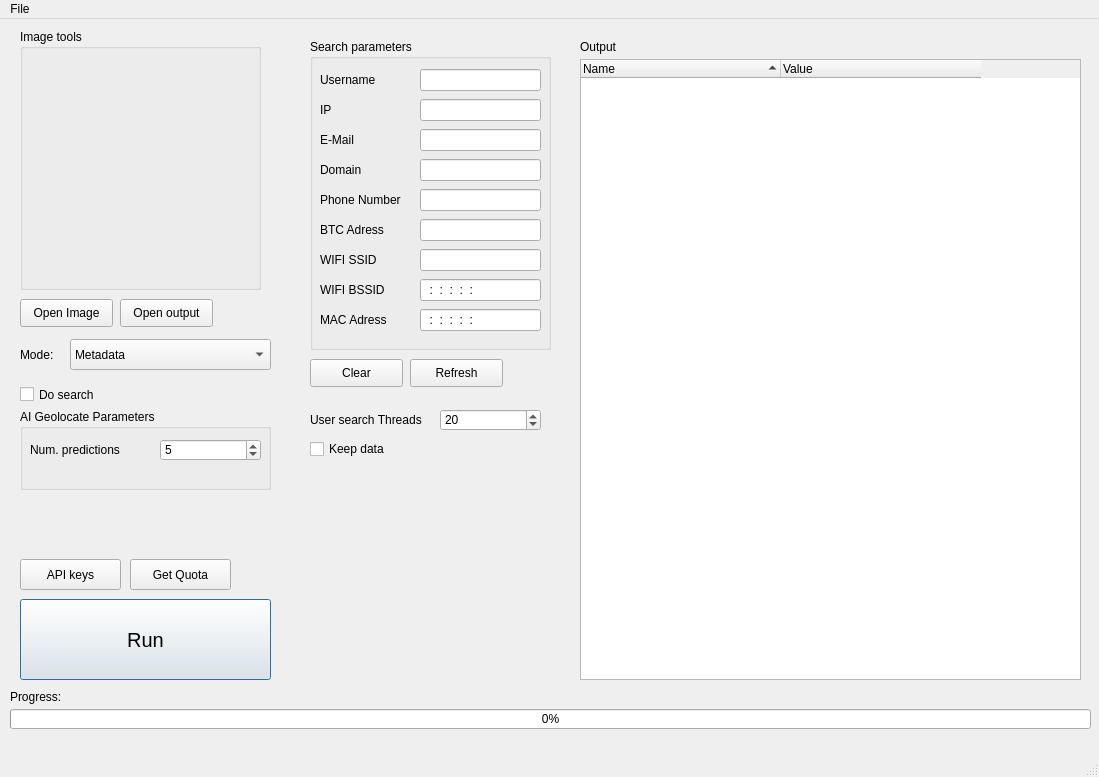
<?xml version="1.0" encoding="UTF-8"?>
<ui version="4.0">
 <class>MainWindow</class>
 <widget class="QMainWindow" name="MainWindow">
  <property name="geometry">
   <rect>
    <x>0</x>
    <y>0</y>
    <width>1099</width>
    <height>777</height>
   </rect>
  </property>
  <property name="sizePolicy">
   <sizepolicy hsizetype="Fixed" vsizetype="Fixed">
    <horstretch>0</horstretch>
    <verstretch>0</verstretch>
   </sizepolicy>
  </property>
  <property name="minimumSize">
   <size>
    <width>1099</width>
    <height>777</height>
   </size>
  </property>
  <property name="maximumSize">
   <size>
    <width>1099</width>
    <height>777</height>
   </size>
  </property>
  <property name="windowTitle">
   <string>Autosint</string>
  </property>
  <property name="windowIcon">
   <iconset>
    <normaloff>icon.png</normaloff>icon.png</iconset>
  </property>
  <property name="styleSheet">
   <string notr="true"/>
  </property>
  <widget class="QWidget" name="centralwidget">
   <widget class="QGroupBox" name="groupBox">
    <property name="geometry">
     <rect>
      <x>20</x>
      <y>10</y>
      <width>241</width>
      <height>261</height>
     </rect>
    </property>
    <property name="title">
     <string>Image tools</string>
    </property>
    <widget class="QLabel" name="search_image">
     <property name="geometry">
      <rect>
       <x>10</x>
       <y>30</y>
       <width>220</width>
       <height>220</height>
      </rect>
     </property>
     <property name="acceptDrops">
      <bool>true</bool>
     </property>
     <property name="text">
      <string/>
     </property>
     <property name="pixmap">
      <pixmap>icon.png</pixmap>
     </property>
     <property name="scaledContents">
      <bool>true</bool>
     </property>
     <property name="alignment">
      <set>Qt::AlignCenter</set>
     </property>
     <property name="wordWrap">
      <bool>false</bool>
     </property>
     <property name="margin">
      <number>0</number>
     </property>
     <property name="indent">
      <number>-1</number>
     </property>
    </widget>
   </widget>
   <widget class="QPushButton" name="open_image_button">
    <property name="geometry">
     <rect>
      <x>20</x>
      <y>280</y>
      <width>93</width>
      <height>28</height>
     </rect>
    </property>
    <property name="text">
     <string>Open Image</string>
    </property>
   </widget>
   <widget class="QLabel" name="label_2">
    <property name="geometry">
     <rect>
      <x>580</x>
      <y>20</y>
      <width>55</width>
      <height>16</height>
     </rect>
    </property>
    <property name="text">
     <string>Output</string>
    </property>
   </widget>
   <widget class="QPushButton" name="run_button">
    <property name="geometry">
     <rect>
      <x>20</x>
      <y>580</y>
      <width>251</width>
      <height>81</height>
     </rect>
    </property>
    <property name="font">
     <font>
      <family>MS Shell Dlg 2</family>
      <pointsize>15</pointsize>
      <weight>50</weight>
      <italic>false</italic>
      <bold>false</bold>
      <underline>false</underline>
     </font>
    </property>
    <property name="text">
     <string>Run</string>
    </property>
    <property name="autoExclusive">
     <bool>false</bool>
    </property>
    <property name="autoDefault">
     <bool>false</bool>
    </property>
    <property name="default">
     <bool>true</bool>
    </property>
   </widget>
   <widget class="QTreeWidget" name="output_tree">
    <property name="geometry">
     <rect>
      <x>580</x>
      <y>40</y>
      <width>501</width>
      <height>621</height>
     </rect>
    </property>
    <property name="contextMenuPolicy">
     <enum>Qt::CustomContextMenu</enum>
    </property>
    <property name="tabKeyNavigation">
     <bool>true</bool>
    </property>
    <property name="showDropIndicator" stdset="0">
     <bool>false</bool>
    </property>
    <property name="alternatingRowColors">
     <bool>true</bool>
    </property>
    <property name="selectionMode">
     <enum>QAbstractItemView::SingleSelection</enum>
    </property>
    <property name="selectionBehavior">
     <enum>QAbstractItemView::SelectRows</enum>
    </property>
    <property name="rootIsDecorated">
     <bool>true</bool>
    </property>
    <property name="uniformRowHeights">
     <bool>false</bool>
    </property>
    <property name="itemsExpandable">
     <bool>true</bool>
    </property>
    <property name="sortingEnabled">
     <bool>true</bool>
    </property>
    <property name="animated">
     <bool>false</bool>
    </property>
    <property name="allColumnsShowFocus">
     <bool>false</bool>
    </property>
    <property name="headerHidden">
     <bool>false</bool>
    </property>
    <attribute name="headerCascadingSectionResizes">
     <bool>true</bool>
    </attribute>
    <attribute name="headerDefaultSectionSize">
     <number>200</number>
    </attribute>
    <attribute name="headerHighlightSections">
     <bool>false</bool>
    </attribute>
    <attribute name="headerMinimumSectionSize">
     <number>200</number>
    </attribute>
    <attribute name="headerStretchLastSection">
     <bool>false</bool>
    </attribute>
    <column>
     <property name="text">
      <string>Name</string>
     </property>
    </column>
    <column>
     <property name="text">
      <string>Value</string>
     </property>
    </column>
   </widget>
   <widget class="QPushButton" name="api_key_button">
    <property name="geometry">
     <rect>
      <x>20</x>
      <y>540</y>
      <width>101</width>
      <height>31</height>
     </rect>
    </property>
    <property name="text">
     <string>API keys</string>
    </property>
   </widget>
   <widget class="QPushButton" name="clear_button">
    <property name="geometry">
     <rect>
      <x>310</x>
      <y>340</y>
      <width>93</width>
      <height>28</height>
     </rect>
    </property>
    <property name="toolTip">
     <string>Clears input and output forms</string>
    </property>
    <property name="text">
     <string>Clear</string>
    </property>
   </widget>
   <widget class="QGroupBox" name="groupBox_3">
    <property name="geometry">
     <rect>
      <x>310</x>
      <y>20</y>
      <width>241</width>
      <height>311</height>
     </rect>
    </property>
    <property name="title">
     <string>Search parameters</string>
    </property>
    <widget class="QLineEdit" name="mac_input">
     <property name="geometry">
      <rect>
       <x>110</x>
       <y>270</y>
       <width>121</width>
       <height>22</height>
      </rect>
     </property>
     <property name="inputMask">
      <string>HH:HH:HH:HH:HH:HH</string>
     </property>
     <property name="text">
      <string>:::::</string>
     </property>
    </widget>
    <widget class="QLineEdit" name="email_input">
     <property name="geometry">
      <rect>
       <x>110</x>
       <y>90</y>
       <width>121</width>
       <height>22</height>
      </rect>
     </property>
     <property name="inputMask">
      <string/>
     </property>
    </widget>
    <widget class="QLineEdit" name="crypto_input">
     <property name="geometry">
      <rect>
       <x>110</x>
       <y>180</y>
       <width>121</width>
       <height>22</height>
      </rect>
     </property>
    </widget>
    <widget class="QLabel" name="label_5">
     <property name="geometry">
      <rect>
       <x>10</x>
       <y>90</y>
       <width>71</width>
       <height>21</height>
      </rect>
     </property>
     <property name="text">
      <string>E-Mail</string>
     </property>
    </widget>
    <widget class="QLineEdit" name="ip_input">
     <property name="geometry">
      <rect>
       <x>110</x>
       <y>60</y>
       <width>121</width>
       <height>22</height>
      </rect>
     </property>
     <property name="inputMask">
      <string/>
     </property>
     <property name="text">
      <string/>
     </property>
    </widget>
    <widget class="QLabel" name="label_8">
     <property name="geometry">
      <rect>
       <x>10</x>
       <y>180</y>
       <width>91</width>
       <height>21</height>
      </rect>
     </property>
     <property name="text">
      <string>BTC Adress</string>
     </property>
    </widget>
    <widget class="QLineEdit" name="bssid_input">
     <property name="geometry">
      <rect>
       <x>110</x>
       <y>240</y>
       <width>121</width>
       <height>22</height>
      </rect>
     </property>
     <property name="inputMask">
      <string>HH:HH:HH:HH:HH:HH</string>
     </property>
     <property name="text">
      <string>:::::</string>
     </property>
    </widget>
    <widget class="QLineEdit" name="ssid_input">
     <property name="geometry">
      <rect>
       <x>110</x>
       <y>210</y>
       <width>121</width>
       <height>22</height>
      </rect>
     </property>
     <property name="text">
      <string/>
     </property>
    </widget>
    <widget class="QLineEdit" name="phone_input">
     <property name="geometry">
      <rect>
       <x>110</x>
       <y>150</y>
       <width>121</width>
       <height>22</height>
      </rect>
     </property>
    </widget>
    <widget class="QLabel" name="label_7">
     <property name="geometry">
      <rect>
       <x>10</x>
       <y>150</y>
       <width>91</width>
       <height>21</height>
      </rect>
     </property>
     <property name="text">
      <string>Phone Number</string>
     </property>
    </widget>
    <widget class="QLabel" name="label_9">
     <property name="geometry">
      <rect>
       <x>10</x>
       <y>210</y>
       <width>91</width>
       <height>21</height>
      </rect>
     </property>
     <property name="text">
      <string>WIFI SSID</string>
     </property>
    </widget>
    <widget class="QLineEdit" name="username_input">
     <property name="geometry">
      <rect>
       <x>110</x>
       <y>30</y>
       <width>121</width>
       <height>22</height>
      </rect>
     </property>
     <property name="focusPolicy">
      <enum>Qt::StrongFocus</enum>
     </property>
    </widget>
    <widget class="QLabel" name="label_3">
     <property name="geometry">
      <rect>
       <x>10</x>
       <y>30</y>
       <width>71</width>
       <height>21</height>
      </rect>
     </property>
     <property name="text">
      <string>Username</string>
     </property>
    </widget>
    <widget class="QLabel" name="label_6">
     <property name="geometry">
      <rect>
       <x>10</x>
       <y>120</y>
       <width>71</width>
       <height>21</height>
      </rect>
     </property>
     <property name="text">
      <string>Domain</string>
     </property>
    </widget>
    <widget class="QLabel" name="label_4">
     <property name="geometry">
      <rect>
       <x>10</x>
       <y>60</y>
       <width>71</width>
       <height>21</height>
      </rect>
     </property>
     <property name="text">
      <string>IP</string>
     </property>
    </widget>
    <widget class="QLabel" name="label_15">
     <property name="geometry">
      <rect>
       <x>10</x>
       <y>270</y>
       <width>91</width>
       <height>21</height>
      </rect>
     </property>
     <property name="text">
      <string>MAC Adress</string>
     </property>
    </widget>
    <widget class="QLabel" name="label_10">
     <property name="geometry">
      <rect>
       <x>10</x>
       <y>240</y>
       <width>91</width>
       <height>21</height>
      </rect>
     </property>
     <property name="text">
      <string>WIFI BSSID</string>
     </property>
    </widget>
    <widget class="QLineEdit" name="domain_input">
     <property name="geometry">
      <rect>
       <x>110</x>
       <y>120</y>
       <width>121</width>
       <height>22</height>
      </rect>
     </property>
    </widget>
   </widget>
   <widget class="QCheckBox" name="image_search_checkBox">
    <property name="geometry">
     <rect>
      <x>20</x>
      <y>360</y>
      <width>81</width>
      <height>31</height>
     </rect>
    </property>
    <property name="text">
     <string>Do search</string>
    </property>
   </widget>
   <widget class="QProgressBar" name="total_progress">
    <property name="geometry">
     <rect>
      <x>10</x>
      <y>690</y>
      <width>1081</width>
      <height>20</height>
     </rect>
    </property>
    <property name="value">
     <number>0</number>
    </property>
    <property name="textVisible">
     <bool>true</bool>
    </property>
    <property name="orientation">
     <enum>Qt::Horizontal</enum>
    </property>
    <property name="invertedAppearance">
     <bool>false</bool>
    </property>
    <property name="textDirection">
     <enum>QProgressBar::BottomToTop</enum>
    </property>
   </widget>
   <widget class="QLabel" name="label_16">
    <property name="geometry">
     <rect>
      <x>10</x>
      <y>670</y>
      <width>61</width>
      <height>16</height>
     </rect>
    </property>
    <property name="text">
     <string>Progress:</string>
    </property>
   </widget>
   <widget class="QLabel" name="label_17">
    <property name="geometry">
     <rect>
      <x>310</x>
      <y>390</y>
      <width>131</width>
      <height>21</height>
     </rect>
    </property>
    <property name="text">
     <string>User search Threads</string>
    </property>
   </widget>
   <widget class="QSpinBox" name="thread_input">
    <property name="geometry">
     <rect>
      <x>440</x>
      <y>390</y>
      <width>101</width>
      <height>22</height>
     </rect>
    </property>
    <property name="maximum">
     <number>999</number>
    </property>
    <property name="value">
     <number>20</number>
    </property>
   </widget>
   <widget class="QPushButton" name="refresh_button">
    <property name="geometry">
     <rect>
      <x>410</x>
      <y>340</y>
      <width>93</width>
      <height>28</height>
     </rect>
    </property>
    <property name="text">
     <string>Refresh</string>
    </property>
   </widget>
   <widget class="QLabel" name="module_progress_label">
    <property name="geometry">
     <rect>
      <x>70</x>
      <y>670</y>
      <width>981</width>
      <height>16</height>
     </rect>
    </property>
    <property name="text">
     <string/>
    </property>
   </widget>
   <widget class="QPushButton" name="open_image_output_button">
    <property name="geometry">
     <rect>
      <x>120</x>
      <y>280</y>
      <width>93</width>
      <height>28</height>
     </rect>
    </property>
    <property name="toolTip">
     <string/>
    </property>
    <property name="text">
     <string>Open output</string>
    </property>
   </widget>
   <widget class="QComboBox" name="image_search_mode_comboBox">
    <property name="geometry">
     <rect>
      <x>70</x>
      <y>320</y>
      <width>201</width>
      <height>31</height>
     </rect>
    </property>
    <item>
     <property name="text">
      <string>Metadata</string>
     </property>
    </item>
    <item>
     <property name="text">
      <string>AI Geolocate</string>
     </property>
    </item>
    <item>
     <property name="text">
      <string>Astro Locate</string>
     </property>
    </item>
   </widget>
   <widget class="QLabel" name="label">
    <property name="geometry">
     <rect>
      <x>20</x>
      <y>320</y>
      <width>51</width>
      <height>31</height>
     </rect>
    </property>
    <property name="text">
     <string>Mode:</string>
    </property>
   </widget>
   <widget class="QCheckBox" name="keep_data_checkBox">
    <property name="geometry">
     <rect>
      <x>310</x>
      <y>420</y>
      <width>81</width>
      <height>20</height>
     </rect>
    </property>
    <property name="toolTip">
     <string>Does not reset the output form on new run but if you search for a single thing twice the old one gets overwritten</string>
    </property>
    <property name="text">
     <string>Keep data</string>
    </property>
   </widget>
   <widget class="QGroupBox" name="groupBox_2">
    <property name="geometry">
     <rect>
      <x>20</x>
      <y>390</y>
      <width>251</width>
      <height>81</height>
     </rect>
    </property>
    <property name="title">
     <string>AI Geolocate Parameters</string>
    </property>
    <widget class="QLabel" name="label_18">
     <property name="geometry">
      <rect>
       <x>10</x>
       <y>30</y>
       <width>131</width>
       <height>21</height>
      </rect>
     </property>
     <property name="text">
      <string>Num. predictions</string>
     </property>
    </widget>
    <widget class="QSpinBox" name="num_predictions_input">
     <property name="geometry">
      <rect>
       <x>140</x>
       <y>30</y>
       <width>101</width>
       <height>22</height>
      </rect>
     </property>
     <property name="minimum">
      <number>1</number>
     </property>
     <property name="maximum">
      <number>999</number>
     </property>
     <property name="value">
      <number>5</number>
     </property>
    </widget>
   </widget>
   <widget class="QPushButton" name="quota_button">
    <property name="geometry">
     <rect>
      <x>130</x>
      <y>540</y>
      <width>101</width>
      <height>31</height>
     </rect>
    </property>
    <property name="text">
     <string>Get Quota</string>
    </property>
   </widget>
  </widget>
  <widget class="QMenuBar" name="menubar">
   <property name="geometry">
    <rect>
     <x>0</x>
     <y>0</y>
     <width>1099</width>
     <height>26</height>
    </rect>
   </property>
   <widget class="QMenu" name="menuFile">
    <property name="title">
     <string>File</string>
    </property>
    <addaction name="actionSave"/>
    <addaction name="actionOpen"/>
    <addaction name="actionExport"/>
    <addaction name="separator"/>
    <addaction name="actionAbout"/>
    <addaction name="actionQuit"/>
   </widget>
   <addaction name="menuFile"/>
  </widget>
  <widget class="QStatusBar" name="statusbar"/>
  <action name="actionQuit">
   <property name="text">
    <string>Quit</string>
   </property>
   <property name="shortcut">
    <string>Ctrl+Q</string>
   </property>
  </action>
  <action name="actionExport">
   <property name="text">
    <string>Export</string>
   </property>
   <property name="shortcut">
    <string>Ctrl+E</string>
   </property>
  </action>
  <action name="actionConfiguration">
   <property name="text">
    <string>Configuration</string>
   </property>
  </action>
  <action name="actionAbout">
   <property name="text">
    <string>About</string>
   </property>
  </action>
  <action name="actionSave">
   <property name="text">
    <string>Save</string>
   </property>
   <property name="shortcut">
    <string>Ctrl+S</string>
   </property>
  </action>
  <action name="actionOpen">
   <property name="text">
    <string>Open</string>
   </property>
   <property name="shortcut">
    <string>Ctrl+O</string>
   </property>
  </action>
 </widget>
 <tabstops>
  <tabstop>open_image_button</tabstop>
  <tabstop>username_input</tabstop>
  <tabstop>ip_input</tabstop>
  <tabstop>email_input</tabstop>
  <tabstop>domain_input</tabstop>
  <tabstop>phone_input</tabstop>
  <tabstop>crypto_input</tabstop>
  <tabstop>ssid_input</tabstop>
  <tabstop>bssid_input</tabstop>
  <tabstop>mac_input</tabstop>
  <tabstop>clear_button</tabstop>
  <tabstop>api_key_button</tabstop>
  <tabstop>run_button</tabstop>
  <tabstop>output_tree</tabstop>
 </tabstops>
 <resources/>
 <connections/>
</ui>
